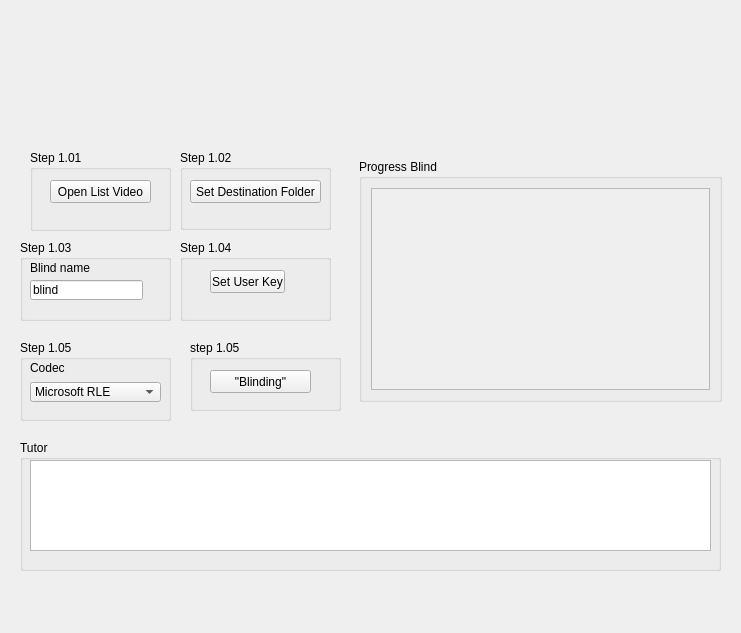
<?xml version="1.0" encoding="UTF-8"?>
<ui version="4.0">
 <class>telablind</class>
 <widget class="QWidget" name="telablind">
  <property name="geometry">
   <rect>
    <x>0</x>
    <y>0</y>
    <width>741</width>
    <height>633</height>
   </rect>
  </property>
  <property name="windowTitle">
   <string>&quot;Blinding&quot; video files</string>
  </property>
  <widget class="QGroupBox" name="groupBox">
   <property name="geometry">
    <rect>
     <x>30</x>
     <y>150</y>
     <width>141</width>
     <height>81</height>
    </rect>
   </property>
   <property name="title">
    <string>Step 1.01</string>
   </property>
   <widget class="QPushButton" name="pbAddListaVideo">
    <property name="geometry">
     <rect>
      <x>20</x>
      <y>30</y>
      <width>101</width>
      <height>23</height>
     </rect>
    </property>
    <property name="text">
     <string>Open List Video</string>
    </property>
   </widget>
  </widget>
  <widget class="QGroupBox" name="groupBox_2">
   <property name="geometry">
    <rect>
     <x>180</x>
     <y>150</y>
     <width>151</width>
     <height>80</height>
    </rect>
   </property>
   <property name="title">
    <string>Step 1.02</string>
   </property>
   <widget class="QPushButton" name="pbAbrirPasta">
    <property name="geometry">
     <rect>
      <x>10</x>
      <y>30</y>
      <width>131</width>
      <height>23</height>
     </rect>
    </property>
    <property name="text">
     <string>Set Destination Folder</string>
    </property>
   </widget>
  </widget>
  <widget class="QGroupBox" name="groupBox_3">
   <property name="geometry">
    <rect>
     <x>20</x>
     <y>440</y>
     <width>701</width>
     <height>131</height>
    </rect>
   </property>
   <property name="title">
    <string>Tutor</string>
   </property>
   <widget class="QTextEdit" name="textEdit_3">
    <property name="geometry">
     <rect>
      <x>10</x>
      <y>20</y>
      <width>681</width>
      <height>91</height>
     </rect>
    </property>
   </widget>
  </widget>
  <widget class="QStackedWidget" name="staWidPrin">
   <property name="geometry">
    <rect>
     <x>350</x>
     <y>150</y>
     <width>381</width>
     <height>261</height>
    </rect>
   </property>
   <property name="currentIndex">
    <number>1</number>
   </property>
   <widget class="QWidget" name="page_4">
    <layout class="QVBoxLayout" name="verticalLayout">
     <item>
      <widget class="QGroupBox" name="groupBox_8">
       <property name="title">
        <string>Video List</string>
       </property>
       <layout class="QVBoxLayout" name="verticalLayout_4">
        <item>
         <widget class="QScrollArea" name="scrollArea">
          <property name="widgetResizable">
           <bool>true</bool>
          </property>
          <widget class="QWidget" name="scrollAreaWidgetContents_2">
           <property name="geometry">
            <rect>
             <x>0</x>
             <y>0</y>
             <width>79</width>
             <height>79</height>
            </rect>
           </property>
           <layout class="QVBoxLayout" name="verticalLayout_5">
            <item>
             <widget class="QTableWidget" name="tabWidVideoList">
              <property name="rowCount">
               <number>0</number>
              </property>
              <property name="columnCount">
               <number>0</number>
              </property>
              <attribute name="horizontalHeaderStretchLastSection">
               <bool>true</bool>
              </attribute>
              <attribute name="verticalHeaderStretchLastSection">
               <bool>false</bool>
              </attribute>
             </widget>
            </item>
           </layout>
          </widget>
         </widget>
        </item>
       </layout>
      </widget>
     </item>
    </layout>
   </widget>
   <widget class="QWidget" name="page_5">
    <layout class="QVBoxLayout" name="verticalLayout_3">
     <item>
      <widget class="QGroupBox" name="groupBox_9">
       <property name="title">
        <string>Progress Blind</string>
       </property>
       <layout class="QVBoxLayout" name="verticalLayout_2">
        <item>
         <widget class="QScrollArea" name="saProgress">
          <property name="widgetResizable">
           <bool>true</bool>
          </property>
          <widget class="QWidget" name="scrollAreaWidgetContents">
           <property name="geometry">
            <rect>
             <x>0</x>
             <y>0</y>
             <width>337</width>
             <height>204</height>
            </rect>
           </property>
          </widget>
         </widget>
        </item>
       </layout>
      </widget>
     </item>
    </layout>
   </widget>
  </widget>
  <widget class="QGroupBox" name="groupBox_5">
   <property name="geometry">
    <rect>
     <x>20</x>
     <y>240</y>
     <width>151</width>
     <height>81</height>
    </rect>
   </property>
   <property name="title">
    <string>Step 1.03</string>
   </property>
   <widget class="QLineEdit" name="leNomePadr">
    <property name="geometry">
     <rect>
      <x>10</x>
      <y>40</y>
      <width>113</width>
      <height>20</height>
     </rect>
    </property>
    <property name="text">
     <string>blind</string>
    </property>
   </widget>
   <widget class="QLabel" name="label_2">
    <property name="geometry">
     <rect>
      <x>10</x>
      <y>20</y>
      <width>91</width>
      <height>16</height>
     </rect>
    </property>
    <property name="text">
     <string>Blind name</string>
    </property>
   </widget>
  </widget>
  <widget class="QGroupBox" name="groupBox_6">
   <property name="geometry">
    <rect>
     <x>190</x>
     <y>340</y>
     <width>151</width>
     <height>71</height>
    </rect>
   </property>
   <property name="title">
    <string>step 1.05</string>
   </property>
   <widget class="QPushButton" name="pbBliding">
    <property name="geometry">
     <rect>
      <x>20</x>
      <y>30</y>
      <width>101</width>
      <height>23</height>
     </rect>
    </property>
    <property name="text">
     <string>&quot;Blinding&quot;</string>
    </property>
   </widget>
  </widget>
  <widget class="QGroupBox" name="groupBox_7">
   <property name="geometry">
    <rect>
     <x>180</x>
     <y>240</y>
     <width>151</width>
     <height>81</height>
    </rect>
   </property>
   <property name="title">
    <string>Step 1.04</string>
   </property>
   <widget class="QPushButton" name="pbSetUserKey">
    <property name="geometry">
     <rect>
      <x>30</x>
      <y>30</y>
      <width>75</width>
      <height>23</height>
     </rect>
    </property>
    <property name="text">
     <string>Set User Key</string>
    </property>
   </widget>
  </widget>
  <widget class="QGroupBox" name="groupBox_10">
   <property name="geometry">
    <rect>
     <x>20</x>
     <y>340</y>
     <width>151</width>
     <height>81</height>
    </rect>
   </property>
   <property name="title">
    <string>Step 1.05</string>
   </property>
   <widget class="QLabel" name="label_26">
    <property name="geometry">
     <rect>
      <x>10</x>
      <y>20</y>
      <width>51</width>
      <height>16</height>
     </rect>
    </property>
    <property name="text">
     <string>Codec</string>
    </property>
   </widget>
   <widget class="QComboBox" name="comboBoX">
    <property name="geometry">
     <rect>
      <x>10</x>
      <y>42</y>
      <width>131</width>
      <height>20</height>
     </rect>
    </property>
    <item>
     <property name="text">
      <string>Microsoft RLE</string>
     </property>
    </item>
    <item>
     <property name="text">
      <string>Microsoft Video1</string>
     </property>
    </item>
    <item>
     <property name="text">
      <string>Intel IYUV codec</string>
     </property>
    </item>
    <item>
     <property name="text">
      <string>Cinepack Codec by radius</string>
     </property>
    </item>
    <item>
     <property name="text">
      <string>Lagarith Lossles Codec</string>
     </property>
    </item>
    <item>
     <property name="text">
      <string>H264</string>
     </property>
    </item>
    <item>
     <property name="text">
      <string>XVid</string>
     </property>
    </item>
    <item>
     <property name="text">
      <string>ffdshow Video Codec</string>
     </property>
    </item>
    <item>
     <property name="text">
      <string>H264</string>
     </property>
    </item>
   </widget>
  </widget>
  <widget class="QLabel" name="label">
   <property name="geometry">
    <rect>
     <x>20</x>
     <y>40</y>
     <width>701</width>
     <height>101</height>
    </rect>
   </property>
   <property name="text">
    <string/>
   </property>
   <property name="pixmap">
    <pixmap resource="resourcefile.qrc">:/icons/ethowatcher_logo_os.png</pixmap>
   </property>
   <property name="scaledContents">
    <bool>true</bool>
   </property>
  </widget>
 </widget>
 <resources>
  <include location="resourcefile.qrc"/>
 </resources>
 <connections/>
</ui>
